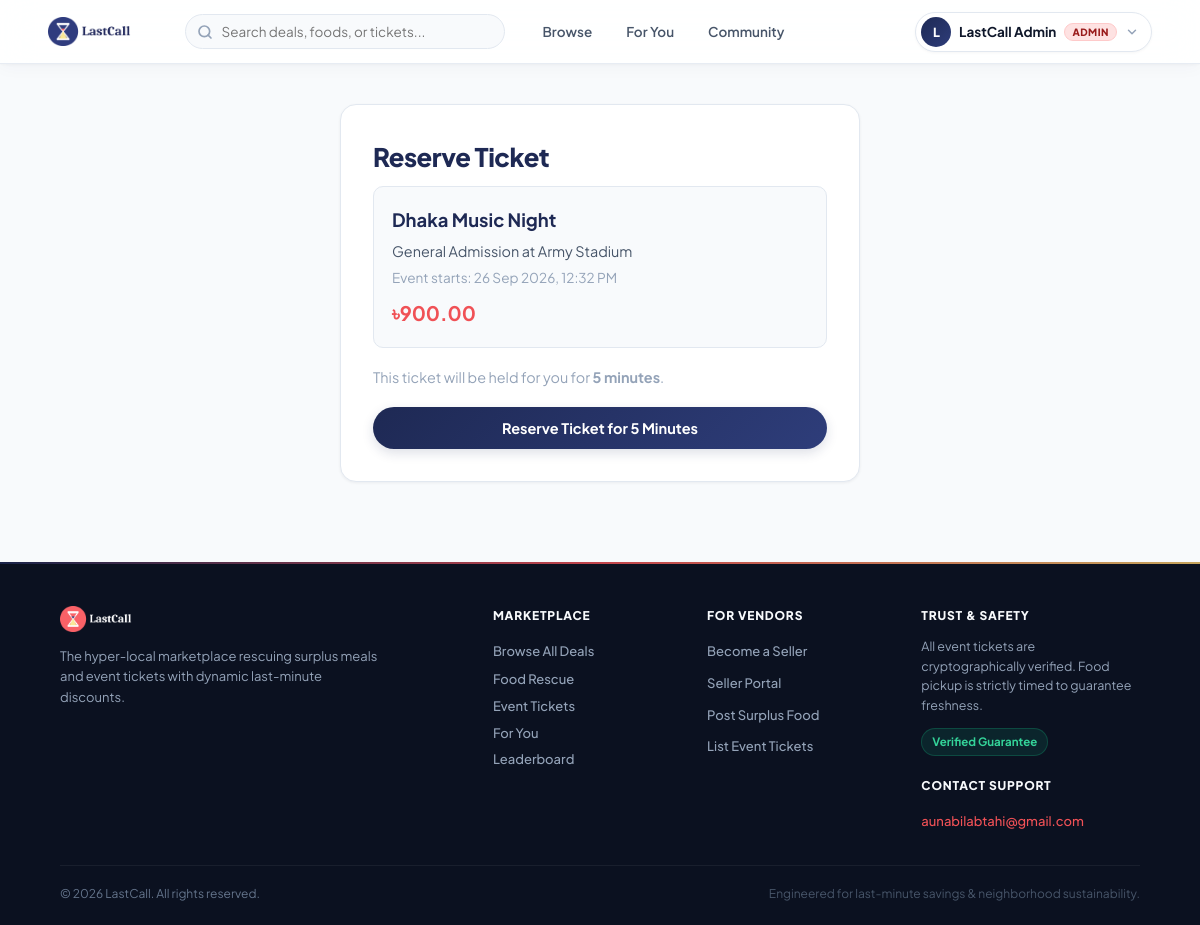
The app's page /reserve_ticket.php?listing_id=2 (signed in) with its own data.
### tables this page shows
CREATE TABLE listings (
    listing_id INT UNSIGNED AUTO_INCREMENT PRIMARY KEY,
    seller_id INT UNSIGNED NOT NULL,
    location_id INT UNSIGNED NOT NULL,

    listing_type ENUM('food', 'ticket') NOT NULL,
    title VARCHAR(200) NOT NULL,
    description TEXT NULL,
    image_url VARCHAR(255) NULL,

    original_price DECIMAL(10,2) NOT NULL,
    pickup_or_event_deadline DATETIME NOT NULL,

    listing_status ENUM(
        'draft',
        'active',
        'sold_out',
        'expired',
        'removed'
    ) NOT NULL DEFAULT 'draft',

    created_at TIMESTAMP DEFAULT CURRENT_TIMESTAMP,
    updated_at TIMESTAMP DEFAULT CURRENT_TIMESTAMP ON UPDATE CURRENT_TIMESTAMP,

    CONSTRAINT fk_listing_seller
        FOREIGN KEY (seller_id) REFERENCES users(user_id)
        ON DELETE RESTRICT,

    CONSTRAINT fk_listing_location
        FOREIGN KEY (location_id) REFERENCES locations(location_id)
        ON DELETE RESTRICT,

    INDEX idx_listing_search (
        listing_type,
        listing_status,
        pickup_or_event_deadline
    ),

    INDEX idx_listing_seller (seller_id)
);

CREATE TABLE events (
    event_id INT UNSIGNED AUTO_INCREMENT PRIMARY KEY,
    organizer_id INT UNSIGNED NOT NULL,
    location_id INT UNSIGNED NOT NULL,

    event_name VARCHAR(200) NOT NULL,
    description TEXT NULL,
    venue_name VARCHAR(150) NOT NULL,
    event_start_at DATETIME NOT NULL,

    event_status ENUM('upcoming', 'cancelled', 'completed') NOT NULL DEFAULT 'upcoming',
    created_at TIMESTAMP DEFAULT CURRENT_TIMESTAMP,

    CONSTRAINT fk_event_organizer
        FOREIGN KEY (organizer_id) REFERENCES users(user_id)
        ON DELETE RESTRICT,

    CONSTRAINT fk_event_location
        FOREIGN KEY (location_id) REFERENCES locations(location_id)
        ON DELETE RESTRICT,

    INDEX idx_event_start (event_start_at)
);

CREATE TABLE tickets (
    ticket_id INT UNSIGNED AUTO_INCREMENT PRIMARY KEY,
    event_id INT UNSIGNED NOT NULL,
    current_owner_id INT UNSIGNED NOT NULL,

    ticket_code VARCHAR(100) NOT NULL UNIQUE,
    ticket_type VARCHAR(100) NOT NULL,
    original_price DECIMAL(10,2) NOT NULL,

    verification_status ENUM('pending', 'verified', 'rejected') NOT NULL DEFAULT 'pending',
    availability_status ENUM('available', 'reserved', 'sold', 'invalid') NOT NULL DEFAULT 'available',

    created_at TIMESTAMP DEFAULT CURRENT_TIMESTAMP,

    CONSTRAINT fk_ticket_event
        FOREIGN KEY (event_id) REFERENCES events(event_id)
        ON DELETE RESTRICT,

    CONSTRAINT fk_ticket_owner
        FOREIGN KEY (current_owner_id) REFERENCES users(user_id)
        ON DELETE RESTRICT,

    INDEX idx_ticket_owner (current_owner_id)
);

### reserve_ticket.php (the view, shortened to what this page needs)
<?php
require_once __DIR__ . "/config/database.php";
$listingId = (int) ($_GET["listing_id"] ?? $_POST["listing_id"] ?? 0);
$ticketQuery = $pdo->prepare("
    SELECT
        l.listing_id,
        l.title,
        l.original_price AS resale_price,
        l.pickup_or_event_deadline,
        t.ticket_id,
        t.ticket_type,
        t.current_owner_id,
        e.event_name,
        e.venue_name,
        e.event_start_at
    FROM listings l
    JOIN ticket_listings tl ON tl.listing_id = l.listing_id
    JOIN tickets t ON t.ticket_id = tl.ticket_id
    JOIN events e ON e.event_id = t.event_id
    WHERE l.listing_id = ?
      AND l.listing_type = 'ticket'
      AND l.listing_status = 'active'
      AND l.pickup_or_event_deadline > NOW()
      AND t.verification_status = 'verified'
      AND t.availability_status = 'available'
    LIMIT 1
");
$ticketQuery->execute([$listingId]);
$ticket = $ticketQuery->fetch(PDO::FETCH_ASSOC);
if (!function_exists("e")) {
    function e(string $value): string {
        return htmlspecialchars($value, ENT_QUOTES, "UTF-8");
    }
}
require_once __DIR__ . "/includes/header.php";
?>
<main class="auth-page" style="padding: 40px 20px 80px;">
    <section class="form-card" style="max-width: 520px; margin: 0 auto; background: white; border: 1px solid var(--border-subtle); border-radius: var(--radius-lg); padding: 32px; box-shadow: var(--shadow-sm);">
        <?php if (!$ticket): ?>
            <h1 style="font-size: 1.5rem; color: var(--brand-navy); margin-bottom: 8px;">Ticket unavailable</h1>
            <p class="form-intro" style="color: var(--text-muted); margin-bottom: 20px;">This ticket is already reserved, sold, expired, or unavailable.</p>
            <a class="primary-button" href="index.php" style="display: inline-block; text-decoration: none;">&larr; Back to deals</a>
        <?php else: ?>
            <h1 style="font-size: 1.6rem; color: var(--brand-navy); margin-bottom: 8px;">Reserve Ticket</h1>
            <div class="checkout-summary" style="background: #f8fafc; border: 1px solid var(--border-subtle); border-radius: var(--radius-md); padding: 18px; margin-bottom: 18px;">
                <h2 style="font-size: 1.15rem; color: var(--brand-navy); margin: 0 0 6px;"><?= e($ticket["event_name"]) ?></h2>
                <p style="margin: 0 0 4px; color: var(--text-secondary); font-size: 0.9rem;"><?= e($ticket["ticket_type"]) ?> at <?= e($ticket["venue_name"]) ?></p>
                <p style="margin: 0 0 8px; color: var(--text-muted); font-size: 0.85rem;">Event starts: <?= date("d M Y, h:i A", strtotime($ticket["event_start_at"])) ?></p>
                <strong style="font-size: 1.25rem; color: var(--brand-coral);">৳<?= number_format((float) $ticket["resale_price"], 2) ?></strong>
            </div>
            <p class="form-intro" style="color: var(--text-muted); font-size: 0.9rem; margin-bottom: 18px;">This ticket will be held for you for <strong>5 minutes</strong>.</p>
            <form method="POST" action="reserve_ticket.php">
                <button type="submit" class="primary-button" style="width: 100%; padding: 12px; font-weight: 700; cursor: pointer;">Reserve Ticket for 5 Minutes</button>
            </form>
        <?php endif; ?>
    </section>
</main>
<?php require_once __DIR__ . "/includes/footer.php"; ?>

### assets/css/style.css (style rules this page uses)
:root { --brand-navy: #1e2954; --brand-navy-dark: #121833; --brand-navy-light: #2c3c78; --brand-navy-tint: #eef2fb; --brand-coral: #f05156; --brand-coral-hover: #dc3c41; --brand-coral-tint: #fef2f2; --brand-coral-border: #fecaca; --brand-gold: #f59e0b; --brand-gold-warm: #f4c96b; --brand-gold-tint: #fffbeb; --brand-gold-border: #fde68a; --brand-emerald: #10b981; --brand-emerald-dark: #059669; --brand-emerald-tint: #ecfdf5; --brand-emerald-border: #a7f3d0; --surface-bg: #f8fafc; --surface-card: #ffffff; --surface-muted: #f1f5f9; --surface-card-hover: #ffffff; --border-subtle: #e2e8f0; --border-medium: #cbd5e1; --border-focus: #1e2954; --text-primary: #0f172a; --text-secondary: #475569; --text-muted: #94a3b8; --text-light: #f8fafc; --font-sans: 'Plus Jakarta Sans', system-ui, -apple-system, BlinkMacSystemFont, 'Segoe UI', Roboto, sans-serif; --font-serif: 'Playfair Display', Georgia, serif; --radius-sm: 6px; --radius-md: 10px; --radius-lg: 16px; --radius-xl: 24px; --radius-full: 9999px; --shadow-sm: 0 1px 3px rgba(15, 23, 42, 0.06); --shadow-md: 0 4px 12px -2px rgba(15, 23, 42, 0.08), 0 2px 6px -2px rgba(15, 23, 42, 0.04); --shadow-lg: 0 12px 24px -4px rgba(30, 41, 84, 0.08), 0 4px 8px -4px rgba(30, 41, 84, 0.04); --shadow-xl: 0 20px 32px -6px rgba(30, 41, 84, 0.12), 0 8px 16px -6px rgba(30, 41, 84, 0.06); --shadow-card-hover: 0 20px 35px -8px rgba(30, 41, 84, 0.14), 0 10px 18px -6px rgba(30, 41, 84, 0.08); --transition-fast: 0.15s ease; --transition-smooth: 0.25s cubic-bezier(0.4, 0, 0.2, 1); }
* { box-sizing: border-box; margin: 0; padding: 0; }
html { scroll-behavior: smooth; }
body { font-family: var(--font-sans); background: var(--surface-bg); color: var(--text-primary); line-height: 1.6; -webkit-font-smoothing: antialiased; -moz-osx-font-smoothing: grayscale; min-height: 100vh; display: flex; flex-direction: column; }
button, input, select, textarea { font-family: inherit; }
.auth-page { display: flex; justify-content: center; align-items: center; padding: 50px 20px; flex: 1; }
.form-card { background: var(--surface-card); border: 1px solid var(--border-subtle); border-radius: var(--radius-xl); box-shadow: var(--shadow-lg); padding: 38px 34px; width: min(520px, 100%); }
.form-card h1 { font-size: 26px; font-weight: 800; color: var(--brand-navy); margin-bottom: 8px; letter-spacing: -0.5px; }
.form-intro { color: var(--text-secondary); font-size: 14.5px; margin-bottom: 22px; }
.primary-button, .dashboard-button { display: inline-flex; align-items: center; justify-content: center; padding: 12px 24px; background: linear-gradient(135deg, var(--brand-navy) 0%, #2e3d7a 100%); color: white; border: none; border-radius: var(--radius-full); font-size: 14.5px; font-weight: 700; cursor: pointer; transition: all 0.25s cubic-bezier(0.16, 1, 0.3, 1); text-align: center; width: 100%; box-shadow: 0 4px 12px rgba(30, 41, 84, 0.15); }

### records on screen
listings: events.event_name "Dhaka Music Night", tickets.ticket_type "General Admission", events.venue_name "Army Stadium", events.event_start_at "26 Sep 2026, 12:32 PM", original_price "900.00"

### other values on screen
mb_strtoupper(mb_substr($_userName, 0, 1)) "L"
$_userName "LastCall Admin"
$_role "ADMIN"
